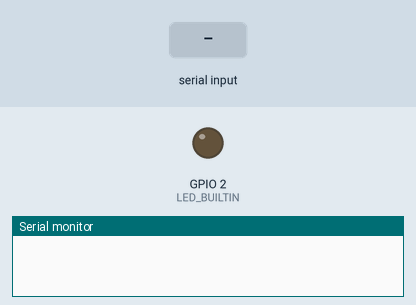
A sketch run on a simulated ESP8266 (NodeMCU). Parts: output pins drawn as LEDs (lit = HIGH, except the on-board LED, lit = LOW), the last lines printed to the serial monitor. Inputs (shaded band) come from the test bench. WiFi joins after 1.5 s; servers stay silent unless stated.

Above: at 1.2 s.
1.3 s: "<" received over Serial
2.8 s: ">" received over Serial
At 3.6 s:
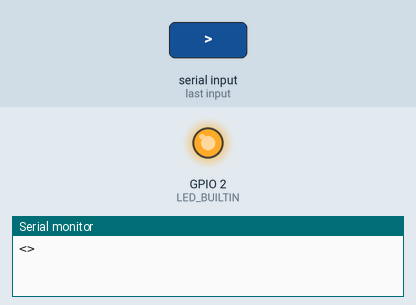
Timing chart, 0 to 5.8 s (numbered marks = the images above; inputs shaded):
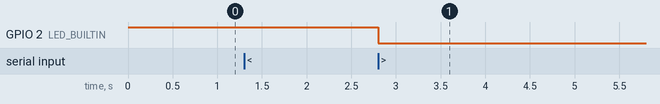

The sketch:

main_com_13112022.ino
```cpp
#include <Arduino.h>

#include <ESP8266WiFi.h>
#include <ESPAsyncTCP.h>

#include <ESPAsyncWebServer.h>
#include <WebSerial.h>

#include "MessageHeader.h"

MessageHandler messageHandler;

// create a web server listening on port 80
AsyncWebServer server(80);

// the wlan SSID
const char* ssid = "adstest";
// the wlan password -> none
const char* password = NULL;

// Message callback. This is called if we receive a message from
// the web.
void recvMsg(uint8_t *data, size_t len) {
/*
  WebSerial.println("Received Data...");
  String d = "";
  for(int i=0; i < len; i++){
    d += char(data[i]);
  }
  WebSerial.println(d);
*/
  int id;
  char buff[MessageHandler::MESSAGE_BUFF_SIZE];
  sscanf((const char*)data, "%d;%s", &id, &(buff[0]));
  messageHandler.sendMessage(Serial, (byte)id, buff);

  // TODO: send message TO serial port
}

void setup() {
    Serial.begin(9600);

    // enable the internal LED
    pinMode(LED_BUILTIN, OUTPUT);
    // set the LED to off
    digitalWrite(LED_BUILTIN, HIGH);

    // initialize the WIFI
    WiFi.softAP(ssid, password);

    /*
    IPAddress IP = WiFi.softAPIP();
    Serial.print("AP IP address: ");
    Serial.println(IP);
    */

    // WebSerial is accessible at "<IP Address>/webserial" in browser
    WebSerial.begin(&server);

    // Attach Message Callback
    WebSerial.msgCallback(recvMsg);

    // start the webserver
    server.begin();
}

void loop() {
  messageHandler.pollMessage(Serial);
  if (messageHandler.isMessageAvailable()) {
    byte id;
    const char* data = messageHandler.getMessage(&id);
    WebSerial.print(id);
    WebSerial.print(";");
    WebSerial.print(data);
    //WebSerial.println(data);

    // switch the internal LED to give a visual feeback
    digitalWrite(LED_BUILTIN, digitalRead(LED_BUILTIN) > 0 ? LOW : HIGH);
  }
}

/*
#include <ESP8266WiFi.h>
#include <ESPAsyncTCP.h>
#include <ESPAsyncWebServer.h>

const char* ssid = "adstest";
const char* password =  NULL;

AsyncWebServer server(80);
AsyncWebSocket ws("/ws");

void onWsEvent(AsyncWebSocket * server, AsyncWebSocketClient * client, AwsEventType type, void * arg, uint8_t *data, size_t len){

  if(type == WS_EVT_CONNECT) {

    Serial.println("Websocket client connection received");
    client->text("Hello from ESP32 Server");

  } else if(type == WS_EVT_DISCONNECT) {
    Serial.println("Client disconnected");

  } else if(type == WS_EVT_DATA) {
    Serial.println("Received data.");
    // TODO: send the data to the serial bus
  }
}

void setup(){
  Serial.begin(115200);

  WiFi.begin(ssid, password);

  while (WiFi.status() != WL_CONNECTED) {
    delay(1000);
    Serial.println("Connecting to WiFi..");
  }

  Serial.println(WiFi.localIP());

  ws.onEvent(onWsEvent);
  server.addHandler(&ws);

  server.begin();
}

void loop(){
  // TODO: check if message from serial
  // ws.textAll("test")
}
*/
```

MessageHeader.h
```cpp
class MessageHandler {
public:
	// max message size
	static const int MESSAGE_BUFF_SIZE = 100;

protected:
	// buffer for the message
	char messageBuf[MESSAGE_BUFF_SIZE];
	// current position in the message buffer
	int currentMessageBuf;
	// indicates if we are in a message - is true between <start-mark> and <end-mark>
	bool inMessage;
	// indocates if a message was read
	bool messageAvaliable;

public:
	// initialzes a the messagehandler object
	MessageHandler()
	{
		currentMessageBuf = 0;
		inMessage = false;
		messageAvaliable = false;
	}

	// checks if the message is in the serial buffer and reads it.
	void pollMessage(Stream &serial)
	{
		while ((serial.available() == true) && (messageAvaliable == false))
		{
			// read a byte from the serial interface
			char b = serial.read();
			Serial.print(b);
			switch (b) {
			case '<': { // start marker
				inMessage = true;

				// reset the messagebuf
				currentMessageBuf = 0;

				messageAvaliable = false;
				break;}
			case '>': {// end marker
				if (inMessage == true)
				{

          // terminate the string
          messageBuf[currentMessageBuf] = '\0';

					inMessage = false;

					messageAvaliable = true;
				}
				break;}
			default:
				if (inMessage == true)
				{
					messageBuf[currentMessageBuf] = b;
					currentMessageBuf++;
				}
			}
		}
	}

	// Indicates true if a message is avaliable and can be get.
	bool isMessageAvailable()
	{
		return messageAvaliable;
	}

	// Gets the current available message.
	const char* getMessage(byte* id)
	{
    if (messageAvaliable == false)
    {
      // no message available
      return NULL;
    }

    *id = messageBuf[0];

    // mark that the message is no longer available
    messageAvaliable = false;

		return &(messageBuf[1]);
	}

	// Sends a message to the serial interface.
	void sendMessage(Stream &serial, byte id, const char* data)
	{
	  // send it
	  serial.write('<'); // send start-marker
    serial.write(id);
    serial.print(data);
	  serial.write('>'); // send end-marker
	}
};
```

Measured:
- after the input at 2.8 s, GPIO 2 (LED_BUILTIN): HIGH → LOW at once
